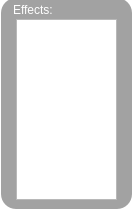
<?xml version="1.0" encoding="UTF-8"?>
<ui version="4.0">
 <class>Effect</class>
 <widget class="QWidget" name="Effect">
  <property name="geometry">
   <rect>
    <x>0</x>
    <y>0</y>
    <width>132</width>
    <height>209</height>
   </rect>
  </property>
  <property name="acceptDrops">
   <bool>true</bool>
  </property>
  <property name="windowTitle">
   <string>Form</string>
  </property>
  <property name="styleSheet">
   <string notr="true">QWidget#Effect{ background-color: transparent;}
QFrame#frame{ background-color: rgba(136, 136, 136, 200); border-radius: 15px; }</string>
  </property>
  <widget class="QFrame" name="frame">
   <property name="geometry">
    <rect>
     <x>1</x>
     <y>-2</y>
     <width>131</width>
     <height>211</height>
    </rect>
   </property>
   <property name="frameShape">
    <enum>QFrame::StyledPanel</enum>
   </property>
   <property name="frameShadow">
    <enum>QFrame::Raised</enum>
   </property>
   <widget class="QLabel" name="label">
    <property name="geometry">
     <rect>
      <x>12</x>
      <y>2</y>
      <width>54</width>
      <height>20</height>
     </rect>
    </property>
    <property name="text">
     <string>&lt;html&gt;&lt;head/&gt;&lt;body&gt;&lt;p&gt;&lt;span style=&quot; color:#ffffff;&quot;&gt;Effects:&lt;/span&gt;&lt;/p&gt;&lt;/body&gt;&lt;/html&gt;</string>
    </property>
   </widget>
   <widget class="QListWidget" name="EffectListWidget">
    <property name="geometry">
     <rect>
      <x>15</x>
      <y>21</y>
      <width>101</width>
      <height>181</height>
     </rect>
    </property>
    <property name="mouseTracking">
     <bool>true</bool>
    </property>
   </widget>
  </widget>
 </widget>
 <resources/>
 <connections/>
</ui>
